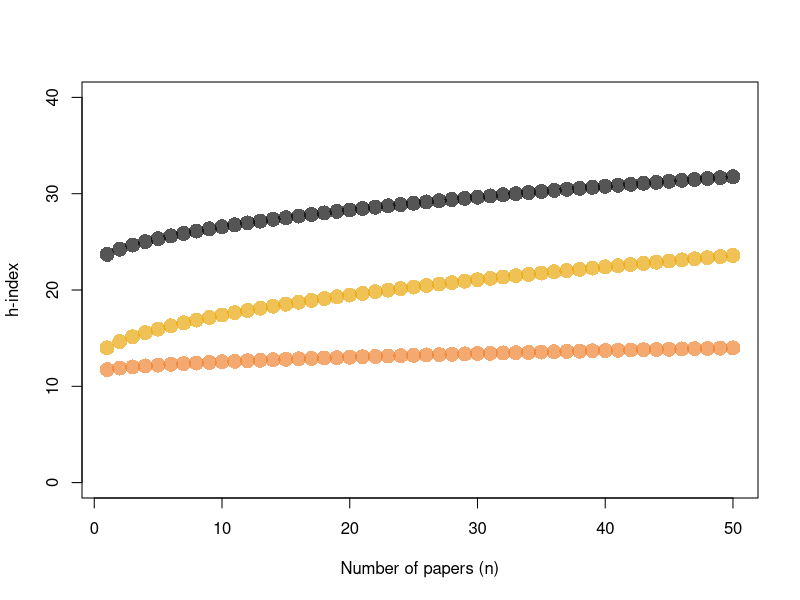
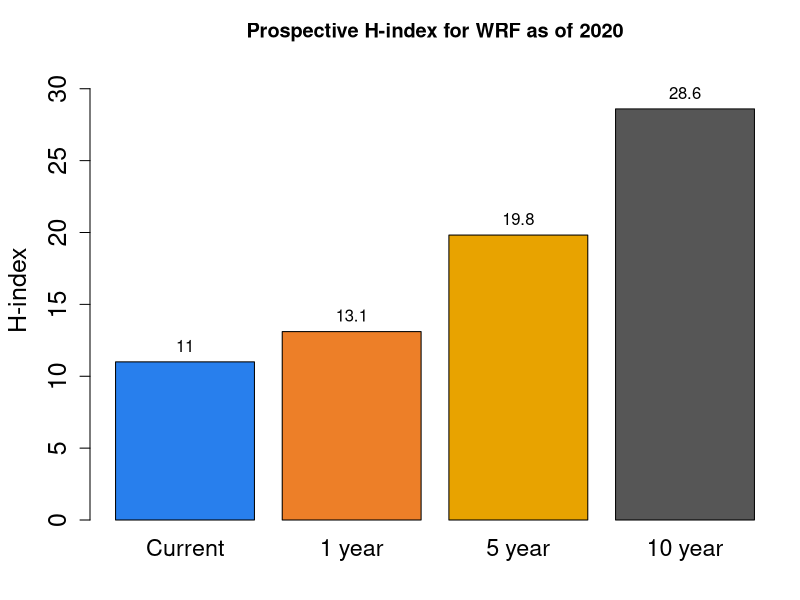

Source code (R) for these figures, in order:
# for WRF 2020-03

# based on editorial in Nature
# https://www.ncbi.nlm.nih.gov/pmc/articles/PMC3770471/

#Key:
#n, number of articles written; 
n = 22

#h, current h-index; 
h = 11

#y, years since publishing first article; 
y = 7

#j, number of distinct journals published in; 
j = 20

#q, number of articles in Nature, Science, Nature Neuroscience, Proceedings of the National Academy of Sciences and Neuron.
q = 1

#Predicting next year (R2=0.92): 
h1  = 0.76 + 0.37*sqrt(n) + 0.97*h - 0.07*y + 0.02*j + 0.03*q
h1
# [1] 8.099777

#Predicting 5 years into the future (R2=0.67):
h5  = 4.00 + 1.58*sqrt(n) + 0.86*h - 0.35*y + 0.06*j + 0.2*q
h5
# [1] 19.82086

#Predicting 10 years into the future (R2=0.48):
h10 = 8.73 + 1.33*sqrt(n) + 0.48*h - 0.41*y + 0.52*j + 0.82*q
h10
# [1] 28.59825

barlabels = c("Current", "1 year", "5 year", "10 year")
barcolors = c("#287fed", "#ed7f28", "#e8a300", "#565656")
pdf(file="~/git/misc-analyses/h_index_predictions/2020_barplot.pdf", width=6, height=5)
par(mar=c(4,4.5,3,1))
hpred_bars = barplot( c(h, h1, h5, h10), ylim=c(0,32), col=barcolors, names=barlabels, main="Prospective H-index for WRF as of 2020", ylab="H-index", cex.names=1.4, cex.lab=1.5, cex.axis=1.5 )
text( hpred_bars, c(h, h1, h5, h10), round(c(h, h1, h5, h10), digits=1), pos=3 )
dev.off()

# recalculate for series of possible current papers
n= 1:50

h1  = 0.76 + 0.37*sqrt(n) + 0.97*h - 0.07*y + 0.02*j + 0.03*q
h5  = 4.00 + 1.58*sqrt(n) + 0.86*h - 0.35*y + 0.06*j + 0.2*q
h10 = 8.73 + 1.33*sqrt(n) + 0.48*h - 0.41*y + 0.52*j + 0.82*q

plot(n,h10, ylim=c(0,40), pch=16, col="#000000aa", cex=2, xlab="Number of papers (n)", ylab="h-index")
points(n,h5, pch=16, col="#e8a300aa", cex=2)
points(n,h1, pch=16, col="#ed7f28aa", cex=2)



#